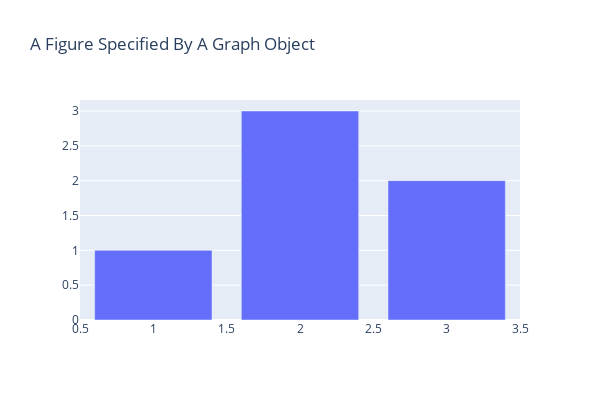

Notebook code for this chart:
### Markdown cell above
Figure는 Plotly 작업의 기본 단위 : go.Figure()함수를 통해 생성

![](https://wikidocs.net/images/page/185049/Figure_%EA%B5%AC%EC%A1%B0_2.png)

`data`

data는 일명 "Trace" 를 Python <u>List 형태</u>로 받습니다. 

Trace는 그리고자 하는 그래프의 타입(ex. Bar, Scatter, Line, Box..)과 그 그래프에 시각화 하고자 하는 Raw 데이터를 품고있는 단위.

리스트 형태로 받는 이유는 하나의 Figure에 다양한 Trace를 동시에 시각화를 하기위헤 리스트 형태로 받습니다.

`layout`

그래프의 data와는 무관하고 그외 모든 부분을 편집 및 가공하는 부분입니다. 

Title, legend, Colors, Hover-label, Axes, Shape 등 그래프 등 시각화를 높히기 위한 다양한 도구들은 모두 layout을 통해 지정.

### Code cell
# go.Figure() 함수를 활용하여 기본 그래프를 생성
fig = go.Figure(
    # Data 입력
    data=[go.Bar(x=[1, 2, 3], y=[1, 3, 2])],
    # layout 입력
    layout=go.Layout(
        title=go.layout.Title(text="A Figure Specified By A Graph Object")
    )
)

import plotly.graph_objects as go

# graph 크기 조정
fig.update_layout(width=600,height=400)

# 보기
fig.show()

### Figure 1 — Plotly figure (JSON) as saved in the notebook; plotly's stock layout.template omitted (floating-point values rounded to 4 significant figures)
{"data": [{"type": "bar", "x": [1, 2, 3], "y": [1, 3, 2]}], "layout": {"height": 400, "title": {"text": "A Figure Specified By A Graph Object"}, "width": 600}}
